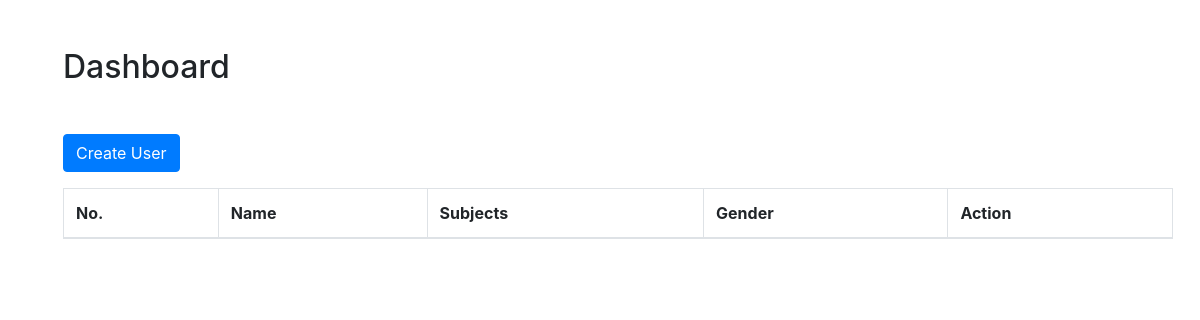
The app's page /, older data.
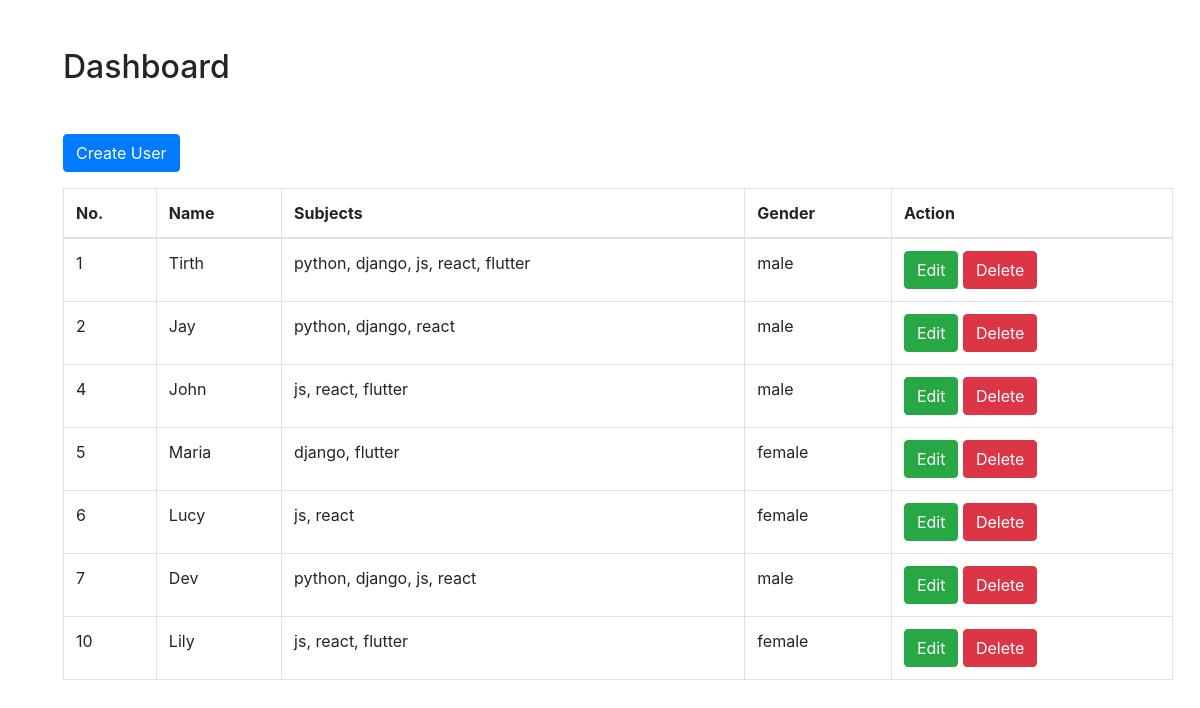
The same page, newer data.
### myapp/models.py (models this page shows, shortened)
class User(models.Model):
   name=models.CharField(max_length=50)
   subject=models.TextField()
   gender=models.CharField(max_length=10)

### myapp/views.py (the view)
# urls.py: 2. Add a URL to urlpatterns:  path('', views.home, name='home')
def home(request):
   user=User.objects.all()
   return render(request, "myapp/index.html", {'user':user})

### myapp/templates/myapp/index.html (shortened to what this page needs)
<!DOCTYPE html>
<html lang="en">
<head>
   <link rel="stylesheet" href="https://cdn.jsdelivr.net/npm/bootstrap@4.0.0/dist/css/bootstrap.min.css"
>
</head>
<body>
   {% block content %}
   <section>
      <div class="container m-5">
         <h2 class="mb-5">Dashboard</h2>
         <a class="btn btn-primary text-white" href="{% url "userForm" %}">Create User</a>
         <table class="table table-bordered table-hover">
            <thead>
               <tr>
                  <th>No.</th>
                  <th>Name</th>
                  <th>Subjects</th>
                  <th>Gender</th>
                  <th>Action</th>
               </tr>
            </thead>
            <tbody>
               {% for i in user %}
               <tr>
                  <td>{{i.id}}</td>
                  <td>{{i.name}}</td>
                  <td>{{i.subject}}</td>
                  <td>{{i.gender}}</td>
                  <td>
                     <a class="btn btn-success text-white" href="{% url "editUser" k=i.id %}">Edit</a>
                     <a class="btn btn-danger text-white" href="{% url "deleteUser" k=i.id %}">Delete</a>
                  </td>
               </tr>
               {% endfor %}
            </tbody>
         </table>
      </div>
   </section>
   {% endblock content %}
</body>
</html>

Row changes from the older to the newer data that the page shows:
added User: id "1", name "Tirth", subject "python, django, js, react, flutter", gender "male"
added User: id "2", name "Jay", subject "python, django, react", gender "male"
added User: id "4", name "John", subject "js, react, flutter", gender "male"
added User: id "5", name "Maria", subject "django, flutter", gender "female"
added User: id "6", name "Lucy", subject "js, react", gender "female"
added User: id "7", name "Dev", subject "python, django, js, react", gender "male"
added User: id "10", name "Lily", subject "js, react, flutter", gender "female"
